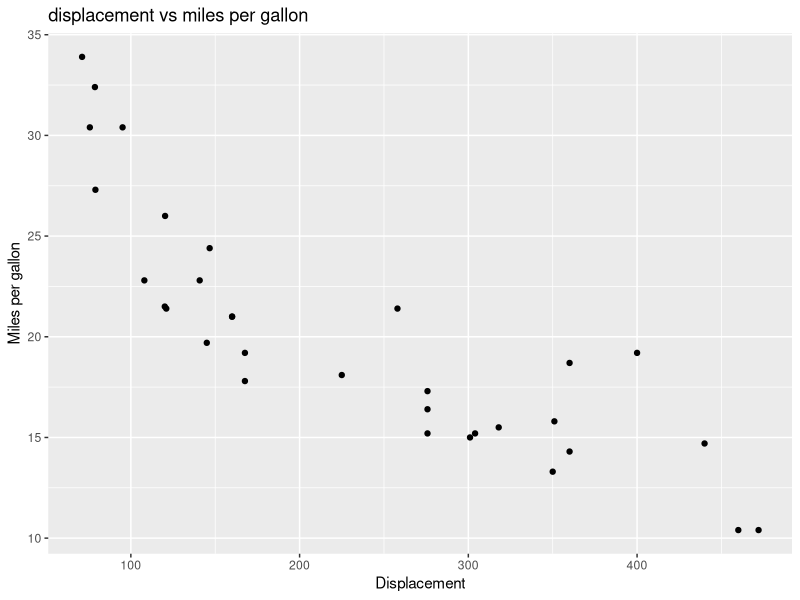
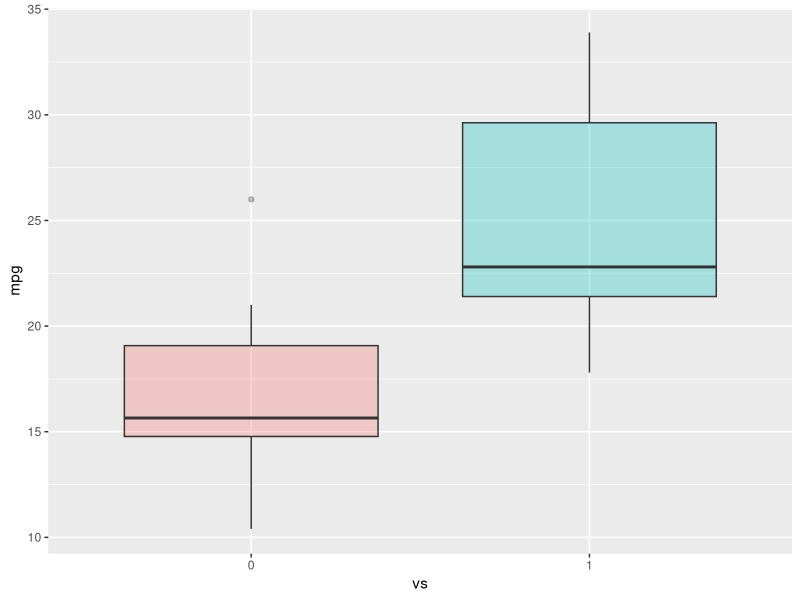
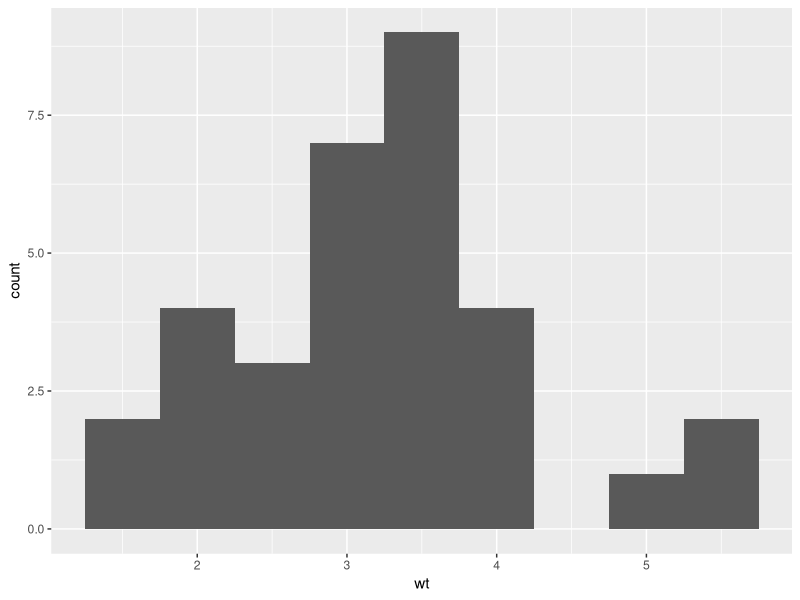

Source code (R) for these figures, in order:
library (datasets)

#Load Data

data(mtcars)

#View first 5 rows

head(mtcars, 5)

?mtcars

#load ggplot package

library (ggplot2)

#create a scatterplot of disp and mpg

ggplot(aes(x=disp, y=mpg,), data=mtcars) + geom_point() + ggtitle("displacement vs miles per gallon")+ labs(x = "Displacement", y = "Miles per gallon")

#make vs a factor
mtcars$vs <- as.factor(mtcars$vs)

#create boxplot of the distribution for v-shaped and straight Engine

ggplot(aes(x=vs, y=mpg, fill = vs), data = mtcars) + geom_boxplot(alpha=0.3) + theme(legend.position = "none")

ggplot(aes(x=wt),data=mtcars) + geom_histogram(binwidth=0.5)
